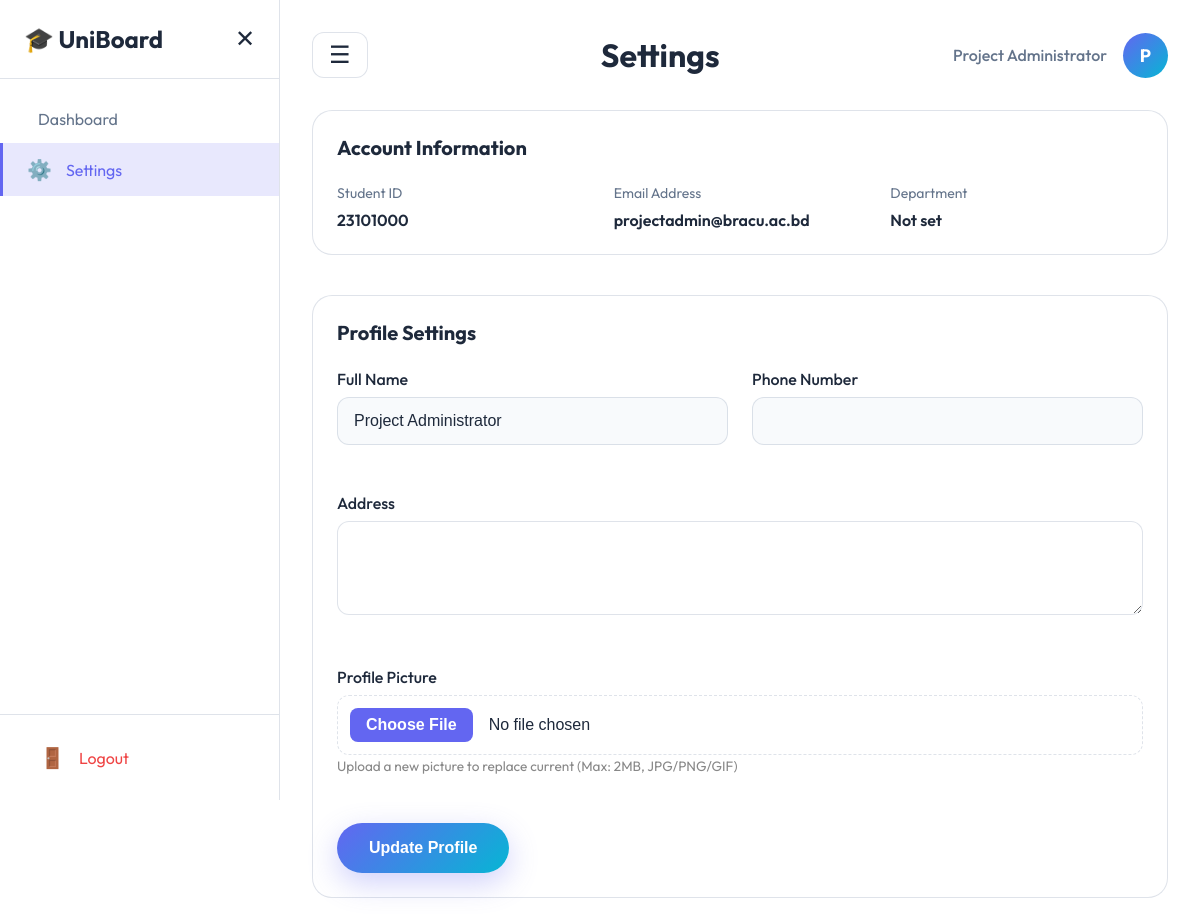
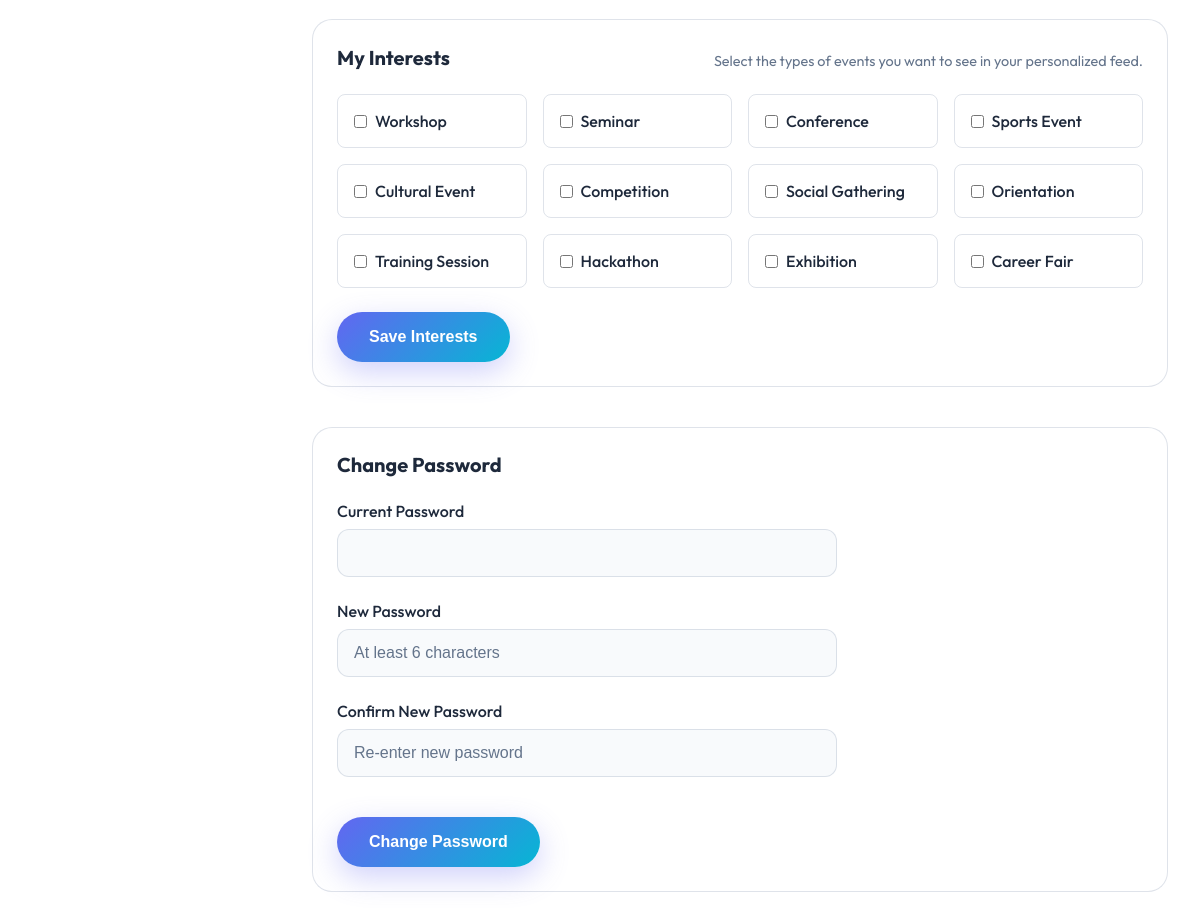
The page /settings.php (signed in) on the database its author committed (2 pictures, top to bottom).
### tables this page shows
CREATE TABLE User (
    Student_ID INT PRIMARY KEY AUTO_INCREMENT,
    Name VARCHAR(100),
    GSuite_Email VARCHAR(100) UNIQUE,
    RFID VARCHAR(50),
    Semester VARCHAR(20),
    Department VARCHAR(100),
    Address TEXT,
    Password VARCHAR(255),
    Gender VARCHAR(20),
    Profile_Pic VARCHAR(255),
    Created TIMESTAMP DEFAULT CURRENT_TIMESTAMP,
    Joined DATE,
    Phone_No VARCHAR(20),
    St_ID INT
);

CREATE TABLE EventType (
    Event_Type_ID INT PRIMARY KEY AUTO_INCREMENT,
    Name VARCHAR(50),
    Status VARCHAR(50)
);

### includes/functions.php (called while the page is built, shortened)
<?php
function is_project_admin($pdo, $user_id) {
    try {
        $stmt = $pdo->prepare("SELECT Role_name FROM Role WHERE St_ID = ? AND Role_name = 'Project_Admin' AND Club_ID IS NULL");
        $stmt->execute([$user_id]);
        return $stmt->fetch() !== false;
    } catch (PDOException $e) {
        return false;
    }
}
?>

### settings.php (the view, shortened to what this page needs)
<?php
require_once 'includes/functions.php';
require_once 'config/database.php';
$user_id = $_SESSION['user_id'];
$user_name = $_SESSION['user_name'];
try {
    $stmt = $pdo->prepare("SELECT * FROM User WHERE Student_ID = ?");
    $stmt->execute([$user_id]);
    $user = $stmt->fetch();
    $is_admin = is_project_admin($pdo, $user_id);
    $club_admin = is_club_admin($pdo, $user_id);
    if ($is_admin) {
        $dashboard_url = 'admin_dashboard.php';
    } elseif ($club_admin) {
        $dashboard_url = 'dashboard.php';
    } else {
        $dashboard_url = 'user_dashboard.php';
    }
} catch (PDOException $e) {
    set_flash('settings', 'Failed to load user data', 'error');
    redirect('index.php');
}
try {
    $all_types = $pdo->query("SELECT * FROM EventType WHERE Status = 'Active'")->fetchAll();
    $stmt = $pdo->prepare("SELECT Event_Type_ID FROM UserInterests WHERE Student_ID = ?");
    $stmt->execute([$user_id]);
    $user_interests = $stmt->fetchAll(PDO::FETCH_COLUMN);
} catch (PDOException $e) {
    $all_types = [];
    $user_interests = [];
}
?>
<!DOCTYPE html>
<html lang="en">
<head>
    <link rel="stylesheet" href="assets/css/style.css">
</head>
<body>
    <div class="dashboard-layout">
        <aside class="dashboard-sidebar" id="sidebar">
            <div class="sidebar-header">
                <a href="index.php" class="sidebar-logo">
                    🎓 UniBoard
                </a>
                <button class="sidebar-close" id="sidebarClose">✕</button>
            </div>
            <nav class="sidebar-nav">
                <a href="<?php echo $dashboard_url; ?>" class="sidebar-link">
                    Dashboard
                </a>
                <a href="settings.php" class="sidebar-link active">
                    <span class="sidebar-icon">⚙️</span>
                    Settings
                </a>
            </nav>
            <div class="sidebar-footer">
                <a href="handlers/logout.php" class="sidebar-link logout-link">
                    <span class="sidebar-icon">🚪</span>
                    Logout
                </a>
            </div>
        </aside>
        <main class="dashboard-main">
            <div class="dashboard-topbar">
                <button class="sidebar-toggle" id="sidebarToggle">☰</button>
                <h1 class="dashboard-title">Settings</h1>
                <div class="topbar-user">
                    <span class="user-greeting"><?php echo htmlspecialchars($user_name); ?></span>
                    <div class="user-avatar">
                        <?php if ($user['Profile_Pic'] && file_exists($user['Profile_Pic'])): ?>
                            <img src="<?php echo htmlspecialchars($user['Profile_Pic']); ?>" alt="Profile" style="width: 100%; height: 100%; object-fit: cover; border-radius: 50%;">
                        <?php else: ?>
                            <?php echo strtoupper(substr($user_name, 0, 1)); ?>
                        <?php endif; ?>
                    </div>
                </div>
            </div>
            <section class="dashboard-card" style="margin-top: 2rem;">
                <div class="card-header">
                    <h3>Account Information</h3>
                </div>
                <div class="card-body">
                    <div style="display: grid; grid-template-columns: repeat(auto-fit, minmax(250px, 1fr)); gap: 1.5rem;">
                        <div>
                            <label style="color: var(--text-muted); font-size: 0.875rem; display: block; margin-bottom: 0.5rem;">Student ID</label>
                            <p style="font-weight: 600;"><?php echo htmlspecialchars($user['Student_ID']); ?></p>
                        </div>
                        <div>
                            <label style="color: var(--text-muted); font-size: 0.875rem; display: block; margin-bottom: 0.5rem;">Email Address</label>
                            <p style="font-weight: 600;"><?php echo htmlspecialchars($user['GSuite_Email']); ?></p>
                        </div>
                        <div>
                            <label style="color: var(--text-muted); font-size: 0.875rem; display: block; margin-bottom: 0.5rem;">Department</label>
                            <p style="font-weight: 600;"><?php echo htmlspecialchars($user['Department'] ?? 'Not set'); ?></p>
                        </div>
                    </div>
                </div>
            </section>
            <section class="dashboard-card" style="margin-top: 2.5rem;">
                <div class="card-header">
                    <h3>Profile Settings</h3>
                </div>
                <div class="card-body">
                    <form action="handlers/update_profile_handler.php" method="POST" enctype="multipart/form-data">
                        <div style="display: grid; grid-template-columns: 1fr 1fr; gap: 1.5rem;">
                            <div class="form-group">
                                <label for="name">Full Name</label>
                                <input
                                    type="text"
                                    id="name"
                                    name="name"
                                    value="<?php echo htmlspecialchars($user['Name']); ?>"
                                    required
                                >
                            </div>
                            <div class="form-group">
                                <label for="phone">Phone Number</label>
                                <input
                                    type="tel"
                                    id="phone"
                                    name="phone"
                                    value="<?php echo htmlspecialchars($user['Phone_No'] ?? ''); ?>"
                                    required
                                >
                            </div>
                            <div class="form-group" style="grid-column: 1 / -1;">
                                <label for="address">Address</label>
                                <textarea
                                    id="address"
                                    name="address"
                                    rows="3"
                                    required
                                ><?php echo htmlspecialchars($user['Address'] ?? ''); ?></textarea>
                            </div>
                            <div class="form-group" style="grid-column: 1 / -1;">
                                <label for="profile_pic">Profile Picture</label>
                                <input
                                    type="file"
                                    id="profile_pic"
                                    name="profile_pic"
                                    accept="image/jpeg,image/jpg,image/png,image/gif"
                                >
                                <small style="color: #888; font-size: 0.85rem;">Upload a new picture to replace current (Max: 2MB, JPG/PNG/GIF)</small>
                            </div>
                        </div>
                        <button type="submit" class="btn btn-primary" style="margin-top: 1.5rem;">
                            Update Profile
                        </button>
                    </form>
                </div>
            </section>
            <section class="dashboard-card" style="margin-top: 2.5rem;">
                <div class="card-header">
                    <h3>My Interests</h3>
                    <p style="color: var(--text-muted); font-size: 0.9rem; margin-top: 0.5rem;">Select the types of events you want to see in your personalized feed.</p>
                </div>
                <div class="card-body">
                    <form action="handlers/update_interests_handler.php" method="POST">
                        <div style="display: grid; grid-template-columns: repeat(auto-fill, minmax(150px, 1fr)); gap: 1rem;">
                            <?php foreach ($all_types as $type): ?>
                                <label style="
                                    display: flex;
                                    align-items: center;
                                    gap: 0.5rem;
                                    padding: 1rem;
                                    border: 1px solid var(--glass-border);
                                    border-radius: 8px;
                                    cursor: pointer;
                                    transition: background 0.2s;
                                    background: <?php echo in_array($type['Event_Type_ID'], $user_interests) ? 'rgba(59, 130, 246, 0.1)' : 'transparent'; ?>;
                                ">
                                    <input
                                        type="checkbox"
                                        name="interests[]"
                                        value="<?php echo $type['Event_Type_ID']; ?>"
                                        <?php echo in_array($type['Event_Type_ID'], $user_interests) ? 'checked' : ''; ?>
                                    >
                                    <span style="font-weight: 500;"><?php echo htmlspecialchars($type['Name']); ?></span>
                                </label>
                            <?php endforeach; ?>
                        </div>
                        <button type="submit" class="btn btn-primary" style="margin-top: 1.5rem;">
                            Save Interests
                        </button>
                    </form>
                </div>
            </section>
            <section class="dashboard-card" style="margin-top: 2.5rem; margin-bottom: 3rem;">
                <div class="card-header">
                    <h3>Change Password</h3>
                </div>
                <div class="card-body">
                    <form action="handlers/change_password_handler.php" method="POST" style="max-width: 500px;">
                        <div class="form-group">
                            <label for="current_password">Current Password</label>
                            <input
                                type="password"
                                id="current_password"
                                name="current_password"
                                required
                            >
                        </div>
                        <div class="form-group">
                            <label for="new_password">New Password</label>
                            <input
                                type="password"
                                id="new_password"
                                name="new_password"
                                placeholder="At least 6 characters"
                                required
                            >
                        </div>
                        <div class="form-group">
                            <label for="confirm_new_password">Confirm New Password</label>
                            <input
                                type="password"
                                id="confirm_new_password"
                                name="confirm_new_password"
                                placeholder="Re-enter new password"
                                required
                            >
                        </div>
                        <button type="submit" class="btn btn-primary" style="margin-top: 1rem;">
                            Change Password
                        </button>
                    </form>
                </div>
            </section>
        </main>
    </div>
</body>
</html>

### rows shown on the page
user: Student_ID "23101000", GSuite_Email "projectadmin@bracu.ac.bd", Department "Not set", name "Project Administrator"
eventtype: Name "Workshop"
eventtype: Name "Seminar"
eventtype: Name "Conference"
eventtype: Name "Sports Event"
eventtype: Name "Cultural Event"
eventtype: Name "Competition"
eventtype: Name "Social Gathering"
eventtype: Name "Orientation"
eventtype: Name "Training Session"
eventtype: Name "Hackathon"
eventtype: Name "Exhibition"
eventtype: Name "Career Fair"

### other values the page prints
$user_name "Project Administrator"
substr($user_name, 0, 1) "P"
